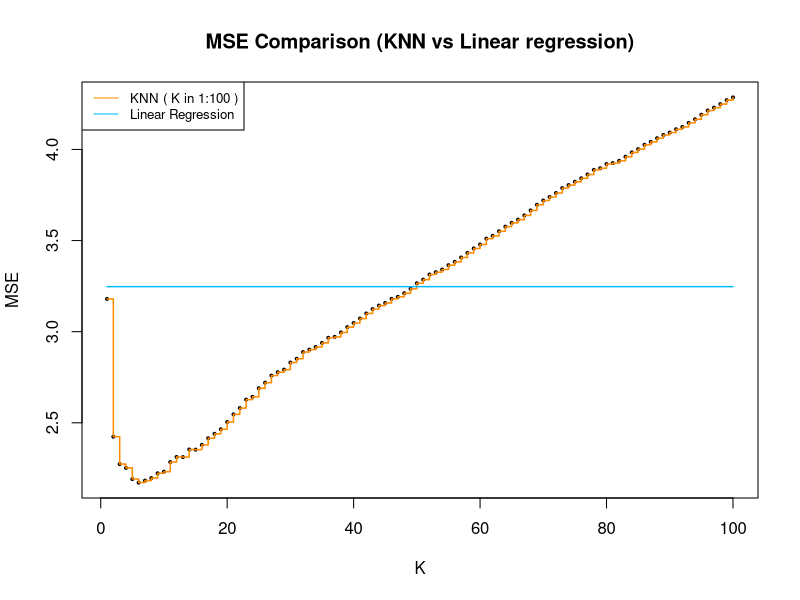

The R script that drew this image:
## ---- chunk 1
knitr::opts_chunk$set(echo = TRUE)
## ---- chunk 2
myknn <- function(xtest, xtrain, ytrain, k)
{
  #Assuming Matrix inputs, checking dimensions
  xtest_dim<- dim(xtest)
  xtrain_dim <- dim(xtrain)
  ytrain_dim <- dim(ytrain)
  
  #Create the Ypred output matrix
  ypred <- matrix(data=NA,nrow=xtest_dim[1],ncol= 1)
  
  # Main function to calculate distances and get the top k ytrain
  for ( xtest_row in 1:xtest_dim[1] ){
    #Create the test row vector
    xtest_vector = xtest[xtest_row,]
    
    # To find distance step 1 - subtract xtest_vector from xtrain
    d1 <- sweep(xtrain,2,xtest_vector)
    # To find distance step 2 - sum the squares of rows and take square root
    d2 <- matrix(sqrt(rowSums( d1^2)), xtrain_dim[1],1)
    
    #Combine Ytrain with Distance matrix
    dist_ytrain <- cbind(d2, ytrain)
    colnames(dist_ytrain) <- c('Distance','Ytrain')
    
    #Order by distance
    ordered_dist_ytrain <- dist_ytrain[order(dist_ytrain[,'Distance']),]
    
    # Set Ypred = Average of top K values of ordered_dist_ytrain
    ypred[xtest_row,] <- mean(ordered_dist_ytrain[1:k,'Ytrain'])
  }
  
  return(ypred)
}

## ---- chunk 3
library(MASS)
#Set mean
mu <- c(1, 2, 3, 4, 5)
#Create variance matrix 
sigma <- matrix(0,5,5)
for (i in 1:5){
  for (j in 1:5){
    sigma[i,j] = 0.5 ^ (abs(i-j))
  }
}

#Set seed and generate data
set.seed(1)
x <- mvrnorm(n = 1000, mu, sigma)
y <- matrix(x[,1] + x[,2] + (x[,3] - 2.5)^2 + rnorm(length(x)), nrow(x), 1 )

#Combine data and set variable names
data <- cbind(x,y)
colnames(data) <- c( "x1", "x2", "x3", "x4", "x5", "y")
head(data,3)
## ---- chunk 4
#setting training and testing data
xtrain <- x[1:400,]
xtest <- x[401:1000,]
ytrain <- y[1:400]
ytest <- y[401:1000]
#Using K = 5
k = 5

#Using the function 
ypred <- myknn(xtest, xtrain, ytrain, 5)

#Computing error
knn_error <- colSums((ytest - ypred)^2)/length(ytest)
#MSE with K=5
knn_error

## ---- chunk 5
#Define the max K value
k_range <- 100
# Create an error matrix
knn_errorMatrix = matrix(NA, k_range, 2)
colnames(knn_errorMatrix) <- c("k", "MSE")

#Looping through each K and storing the MSE
for (k in 1:k_range)
{
  ypred <- myknn(xtest, xtrain, ytrain, k)
  knn_errorMatrix[k, 1] <- k
  knn_errorMatrix[k, 2] <- colSums((ytest - ypred)^2)/length(ytest)
}
#Sample of matrix
head(knn_errorMatrix)
## ---- chunk 6
#creating testing and training dataframe for fitting lm model 
train_df <- data.frame(cbind(xtrain,ytrain))
colnames(train_df) <- c('x1','x2','x3','x4','x5', 'ytrain')
test_df <- data.frame(xtest)
colnames(test_df) <- c('x1','x2','x3','x4','x5')

#Fitting the lm model
linear_model = lm(ytrain ~ x1+x2+x3+x4+x5, data = train_df)
#Predicting 
ypred_lm <- matrix(predict(linear_model, data.frame(test_df)), length(ytest), 1)

#Calculating the MSE
error_lm <- colSums((ytest - ypred_lm)^2)/length(ytest)
error_lm

## ---- chunk 7
#Plotting the figure and adding the legend
plot( 1:k_range, knn_errorMatrix[ , 2], pch = 19, cex = 0.4, xlab = "K", ylab = "MSE")
lines(1:k_range, knn_errorMatrix[ , 2], type = "s", col = "darkorange", lwd = 1.5)
lines(1:k_range, rep(error_lm, k_range), type = "s", col = "deepskyblue", lwd = 1.5)
title(main="MSE Comparison (KNN vs Linear regression)")
legend("topleft", legend=c("KNN ( K in 1:100 )", "Linear Regression"),
       col=c("darkorange", "deepskyblue"), lty=1, cex=0.8)
## ---- chunk 8
mylm_g <- function(x, y, delta, epsilon, maxitr){
  #beta matrix
  beta <- matrix(0,1,ncol(x))
  for(i in 1:maxitr){
    #gradient 
    gradient <- (-1/nrow(x))*colSums((y - beta%*%t(x))%*%x)
    #calculating new beta
    beta_new <- beta - gradient*delta
    #checking distance between new and old beta
    beta_dist <- dist(rbind(beta, beta_new))
    #checking for threshold
    if (beta_dist < epsilon){
      break
    }
    #updating the beta values
    beta <- beta_new
  }  
  return(beta)
}
## ---- chunk 9
  library(mlbench)
  data(BostonHousing2)
  X = BostonHousing2[, !(colnames(BostonHousing2) %in% c("medv", "town", "tract", "cmedv"))]
  X = data.matrix(X)
  X = scale(X)
  Y = as.vector(scale(BostonHousing2$cmedv))
## ---- chunk 10
  # Setting the parameters
  delta = 0.1
  epsilon = 10^-7
  maxitr = 5000
  
  #Estimating beta using the function
  beta <- mylm_g(X,Y,delta,epsilon,maxitr)
  
  #creating dataframe and fitting lm
  df <- data.frame(cbind(X,Y))
  linear_model = lm(Y ~ lon+lat+crim+zn+indus+chas+nox+rm+age+dis+rad+tax+ptratio+b+lstat, data = df)
  beta_lm <- matrix(linear_model$coefficients[2:length(linear_model$coefficients)], 1, ncol(X))
  
  #comparing the 2 beta values
  beta_compare <- cbind(t(beta),t(beta_lm),t(abs(beta-beta_lm)))
  colnames(beta_compare) <- c("Beta", "Beta_LM", "Error")
  beta_compare
  
